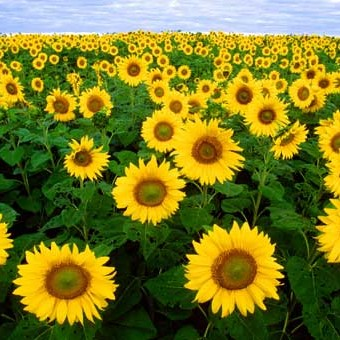
#> input picture sunflower.jpg, 340 x 340 px
$ jupyter execute Assignment_2__Q2_ImageFilters.ipynb   (older library calls are emulated)
#> lines starting #> are read from the running program, lines starting #| are printed output that depends on the picture; long printed decimals are rounded
# Assignment-2
## Shubham Muley
### Reg no.: 20MAI0056
Github link to repository : [Deep-Learning-Course](https://github.com/shubham-muley/Deep-learning-course

# Q2: Image Filters

[cell 1]
import cv2
import numpy as np
from matplotlib import pyplot as plt
from PIL import Image

[cell 2]
#reading the image from the local drive
img=cv2.imread("sunflower.jpg")#update the path of image
#> img is the input picture: shape (340, 340, 3); mean B, G, R 37.6, 121.4, 121.5

#resizing the image square dimension
img=cv2.resize(img,(300,300))
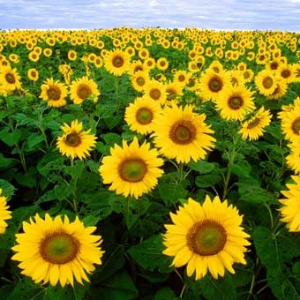
#> img: shape (300, 300, 3); mean B, G, R 37.5, 121.2, 121.4

#defining the filter of 3 X 3 size and applying it first
filter1=np.array([(0,-1,0),(-1,5,-1),(0,-1,0)])
#filter1=np.array([(1,1,1),(1,1,1),(1,1,1)])/9

#defining the filter of 5 X 5 size and comapre it
filter2=np.array([(1,1,1,1,1),(1,1,1,1,1),(1,1,1,1,1),(1,1,1,1,1),(1,1,1,1,1)])*(1/25)
print("Filter: 1\n",filter1)
for i in range(30):
    print("*",end='')

print("\nFilter: 2\n",filter2)

# Grayscale

[cell 3]
C=img.shape
#> C = (300, 300, 3)
F=filter1.shape
#converting the colouerd cat image into grayscale image or (Binary conversion)
img_gray=cv2.cvtColor(img,cv2.COLOR_BGR2GRAY)
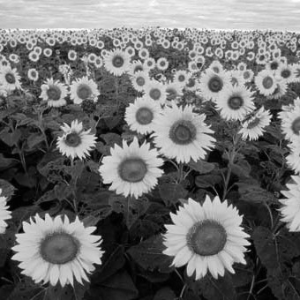
#> img_gray: shape (300, 300); min 0, max 253, mean 111.7
print("Before gray scaling",C)
#| Before gray scaling (300, 300, 3)
print("After gray scaling",img_gray.shape)
#| After gray scaling (300, 300)
plt.imshow(img)

[cell 4]
#print gray image
plt.imshow(img_gray)

[cell 5]
print(img_gray)
#> (printed output is left out)
print(type(img_gray))
#| <class 'numpy.ndarray'>

# Applying Sharpening filter of 3 X 3 and calculate Entropy.

[cell 6]
# Applying Box filter of 3 X 3 and calculate Entropy.
img_gray2=img_gray
import math
def pro_sum(m,n):
    sum=0
    for i in range(m.shape[0]):
        for j in range(m.shape[1]):
            sum=sum+(m[i,j]*n[i,j])
    return math.ceil(sum)
for i in range(C[0]):
    for j in range(C[1]):
        k = img_gray[i:i+F[0],j:j+F[1]]#slicing the image in the form of multiple filter dimension
        l = pro_sum(k,filter1)
        img_gray2[i][j]=l
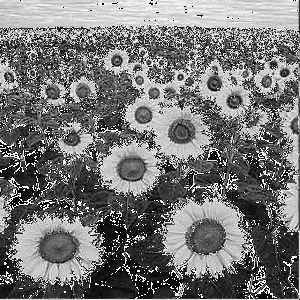
#> img_gray2: shape (300, 300); min 0, max 255, mean 118.6

#Entropy of the filtered image
import skimage.measure
entropy = skimage.measure.shannon_entropy(img_gray2)
print("Entropy of filter image of filter size 3X3 is",entropy)
#| Entropy of filter image of filter size 3X3 is 7.871

plt.imshow(img_gray2) #filtered image

# Applying Sharpening filter of 3 X 3 with Stride=2 and calculate Entropy.

[cell 7]
img_gray=cv2.cvtColor(img,cv2.COLOR_BGR2GRAY)
img_gray3=img_gray
import math
def pro_sum(m,n):
    sum=0
    for i in range(m.shape[0]):
        for j in range(m.shape[1]):
            sum=sum+(m[i,j]*n[i,j])
    return math.ceil(sum)

for i in range(C[0]):
    for j in range(C[1]):
        k = img_gray[i:i+F[0],j:j+F[1]]#slicing the image in the form of multiple filter dimension
        l = pro_sum(k,filter1)
        img_gray3[i][j]=l
        j+=1 #here the stride is 2 or filter jumps by 2 pixels intead of 1
    i+=1
entropy1 = skimage.measure.shannon_entropy(img_gray3)
print("Entropy for 3X3 filter with stride 2 is",entropy1)
#| Entropy for 3X3 filter with stride 2 is 7.871
plt.imshow(img_gray3)#print filtered image

# Applying Box filter of  5 X 5

[cell 8]
#Applying Box filter of  5 X 5
img_gray=cv2.cvtColor(img,cv2.COLOR_BGR2GRAY)
img_gray4=img_gray
import math
def pro_sum(m,n):
    sum=0
    for i in range(m.shape[0]):
        for j in range(m.shape[1]):
            sum=sum+(m[i,j]*n[i,j])
    return math.ceil(sum)
for i in range(C[0]):
    for j in range(C[1]):
        k = img_gray[i:i+F[0],j:j+F[1]]#slicing the image in the form of multiple filter dimension
        l = pro_sum(k,filter2)
        img_gray4[i][j]=l
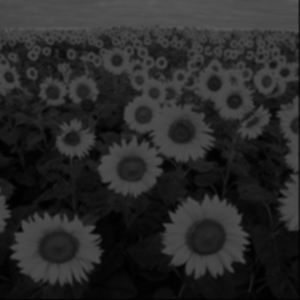
#> img_gray4: shape (300, 300); min 1, max 89, mean 40.3
entropya = skimage.measure.shannon_entropy(img_gray4)
print("Entropy of filter image of filter size 5X5 is",entropya)
#| Entropy of filter image of filter size 5X5 is 6.263
plt.imshow(img_gray4) #print filtered image

# Applying Box filter of 5 X 5  with Stride=2 and calculate Entropy.

[cell 9]
img_gray=cv2.cvtColor(img,cv2.COLOR_BGR2GRAY)
img_gray5=img_gray
import math
def pro_sum(m,n):
    sum=0
    for i in range(m.shape[0]):
        for j in range(m.shape[1]):
            sum=sum+(m[i,j]*n[i,j])
    return math.ceil(sum)

for i in range(C[0]):
    for j in range(C[1]):
        k = img_gray[i:i+F[0],j:j+F[1]]#slicing the image in the form of multiple filter dimension
        l = pro_sum(k,filter2)
        img_gray5[i][j]=l
        j+=1 #here the stride is 2 or filter jumps by 2 pixals intead of 1
    i+=1
entropy2 = skimage.measure.shannon_entropy(img_gray5)
print("Entropy for 5X5 filter with stride 2 is",entropy2)
#| Entropy for 5X5 filter with stride 2 is 6.263
plt.imshow(img_gray5)

# Apply zero padding before applying Box filter

[cell 10]
A=C[0]+F[0]-1
B=C[1]+F[1]-1
Y= np.zeros((A,B))#creating the image of all zero intensity pixals
print(Y)
#> (printed output is left out)
print(Y.shape)
#| (302, 302)
Z=Y

[cell 11]
#fitting the input image in the centre of zero intensity pixals image Y to form zero padeded image Z
img_gray=cv2.cvtColor(img,cv2.COLOR_BGR2GRAY)
for i in range(C[0]):
    for j in range(C[1]):
        m=np.int((F[0]-1)/2)
        n=np.int((F[1]-1)/2)
        Z[i+m,j+n]=img_gray[i,j]
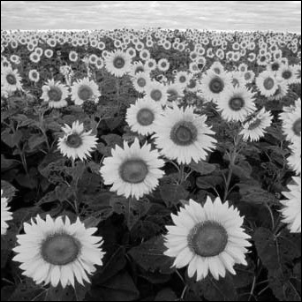
#> Z: shape (302, 302) float64; min 0, max 253, mean 110.3
plt.imshow(img_gray)
print("The pixal values after zero padding is ")
print(Z)
#> (printed output is left out)
print(Z.shape)
#| (302, 302)
print(Z[0,0],Z[1,1])
#| 0.0 216.0

# Applying Sharpening filter of 3 X 3 with Zero padding and calculate Entropy.

[cell 12]
img_gray=cv2.cvtColor(img,cv2.COLOR_BGR2GRAY)
img_gray6=img_gray
import math
def pro_sum(m,n):
    sum=0
    for i in range(m.shape[0]):
        for j in range(m.shape[1]):
            sum=sum+(m[i,j]*n[i,j])
    return math.ceil(sum)

for i in range(C[0]):
    for j in range(C[1]):
        k = Z[i:i+F[0],j:j+F[1]]#slicing the image in the form of multiple filter dimension
        l = pro_sum(k,filter1)
        img_gray6[i][j]=l
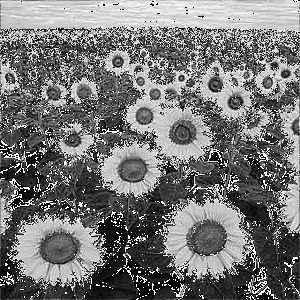
#> img_gray6: shape (300, 300); min 0, max 255, mean 118.4

entropy3 = skimage.measure.shannon_entropy(img_gray6)
print("Entropy for 3X3 filter with zero padding is",entropy3)
#| Entropy for 3X3 filter with zero padding is 7.874
plt.imshow(img_gray6)

# Applying Box filter of 5 X 5 with Zero padding and calculate Entropy.

[cell 13]
img_gray=cv2.cvtColor(img,cv2.COLOR_BGR2GRAY)
img_gray7=img_gray
import math
def pro_sum(m,n):
    sum=0
    for i in range(m.shape[0]):
        for j in range(m.shape[1]):
            sum=sum+(m[i,j]*n[i,j])
    return math.ceil(sum)

for i in range(C[0]):
    for j in range(C[1]):
        k = Z[i:i+F[0],j:j+F[1]]#slicing the image in the form of multiple filter dimension
        l = pro_sum(k,filter2)
        img_gray7[i][j]=l
entropy4 = skimage.measure.shannon_entropy(img_gray6)
print("Entropy for 5X5 filter with zero padding is",entropy4)
#| Entropy for 5X5 filter with zero padding is 7.874
plt.imshow(img_gray7)
